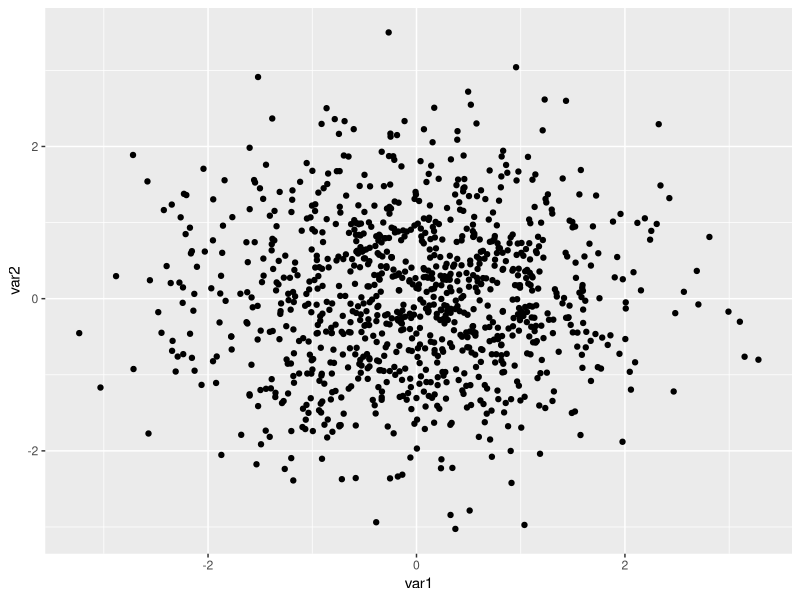
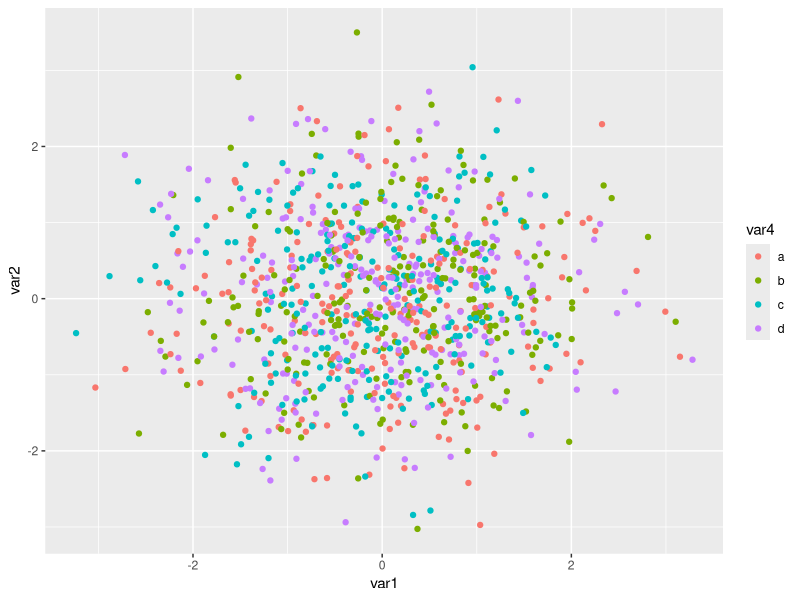
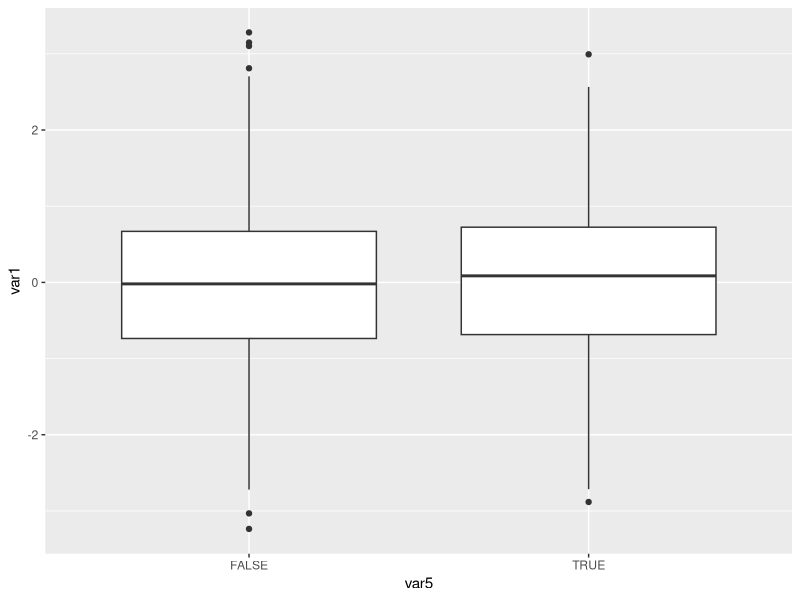
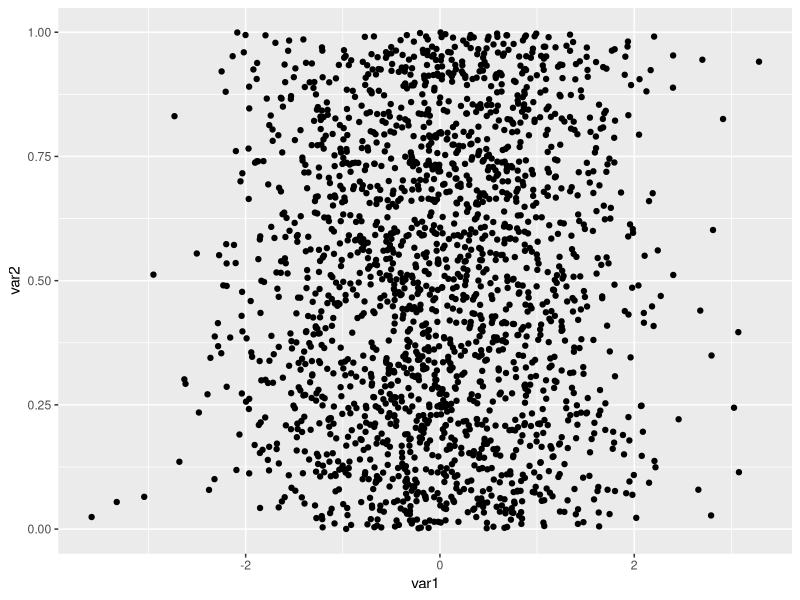
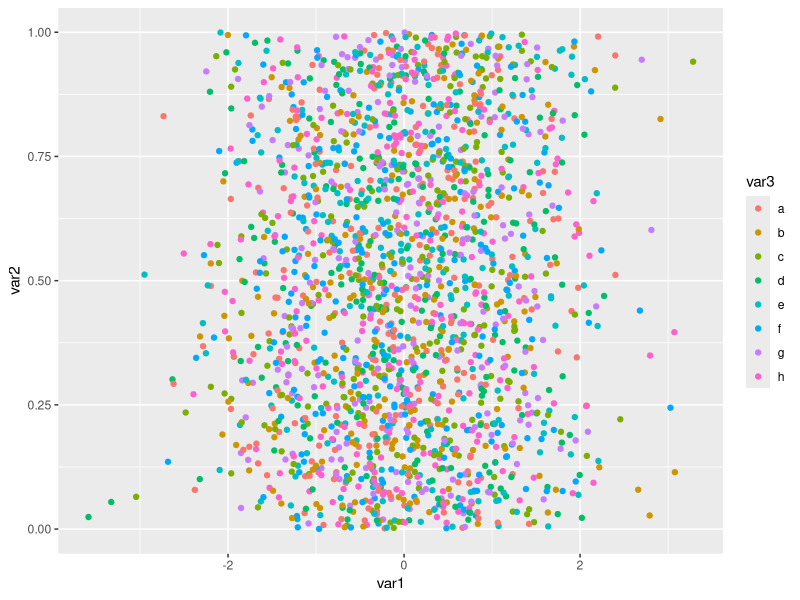
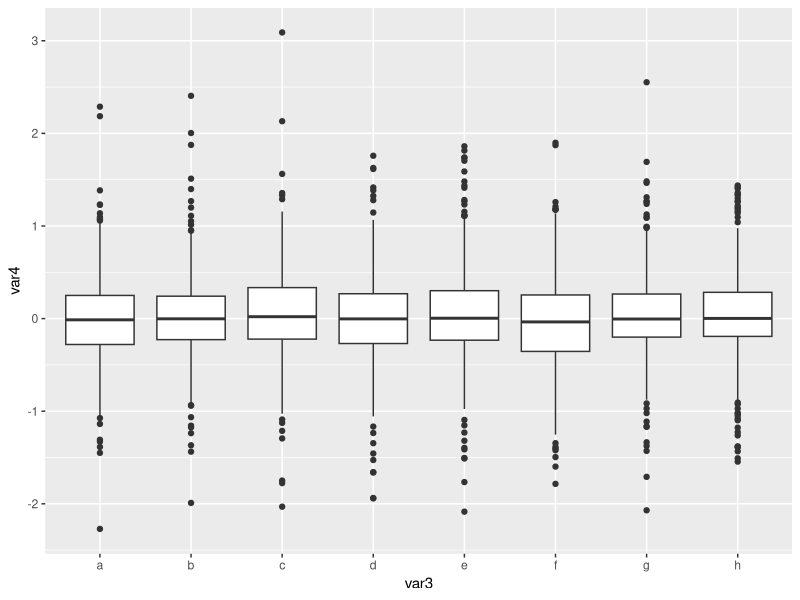
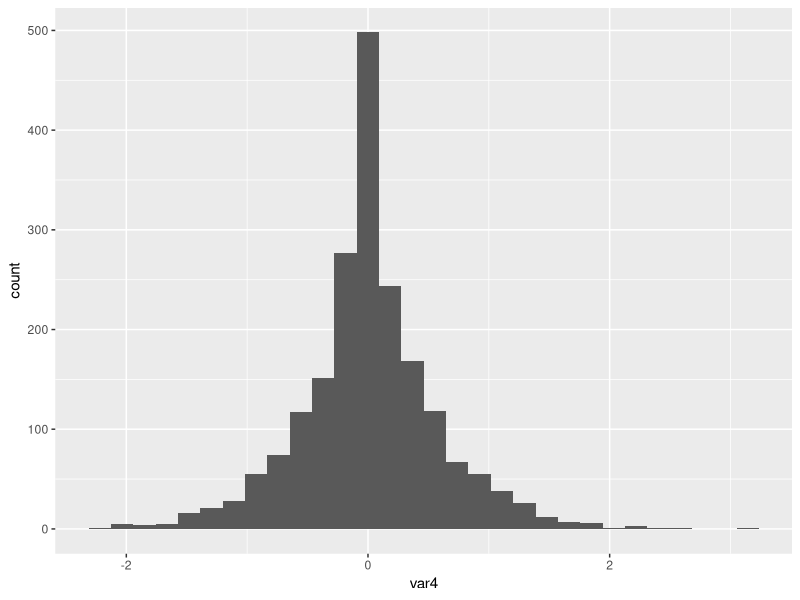

Recreate these plots in R, in order.
## ---- chunk 1
print("Hello World!")
## ---- chunk 2
library(tidyverse)
## ---- chunk 3
df <- data.frame(
    var1 = rnorm(1000),
    var2 = rnorm(1000),
    var3 = rnorm(1000),
    var4 = sample(letters[1:4], 1000, replace = TRUE),
    var5 = sample(c(TRUE, FALSE), 1000, replace = TRUE)
)
## ---- chunk 4
slice_head(df, n = 10)
slice_max(df, order_by = var1, n = 10)
slice_min(df, order_by = var1, n = 10)
slice_sample(df, n = 10)
slice_tail(df, n = 10)
## ---- chunk 5
summary(df)
## ---- chunk 6
df %>%
    ggplot() +
    geom_point(aes(x = var1, y = var2))
## ---- chunk 7
df %>%
    ggplot() +
    geom_point(aes(x = var1, y = var2, color = var4))
## ---- chunk 8
df %>%
    ggplot() +
    geom_boxplot(aes(x = var5, y = var1))
## ---- chunk 9
df %>%
    summarise(
        min = min(var1),
        q25 = quantile(var1, 0.25),
        mean = mean(var1),
        median = median(var1),
        q75 = quantile(var1, 0.75),
        max = max(var1),
        sd = sd(var1)
    )
## ---- chunk 10
df %>%
    summarise(
        min = min(var1),
        q25 = quantile(var1, 0.25),
        mean = mean(var1),
        median = median(var1),
        q75 = quantile(var1, 0.75),
        max = max(var1),
        sd = sd(var1),
        .by = var4
    )
## ---- chunk 11
cor(df$var1, df$var2)
## ---- chunk 12
df %>%
    select(where(is.numeric)) %>%
    cor()
## ---- chunk 13
df %>%
    count(var4)
## ---- chunk 14
df %>%
    count(var4, var5)
## ---- chunk 15
df2 <- df %>%
    mutate(var6 = var1 + var2) %>%
    mutate(var7 = var6^2 + var1)
## ---- chunk 16
df3 <- data.frame(
    var1 = rnorm(2000),
    var2 = runif(2000),
    var3 = sample(letters[1:8], 2000, replace = TRUE)
)
## ---- chunk 17
df3 <- df3 %>%
    mutate(var4 = var1 * var2)
## ---- chunk 18
summary(df3)
## ---- chunk 19
df3 %>%
    summarise(
        mean = mean(var4),
        sd = sd(var4)
    )
## ---- chunk 20
df3 %>%
    summarise(
        mean = mean(var4),
        sd = sd(var4),
        .by = var3
    )
## ---- chunk 21
df3 %>%
    ggplot() +
    geom_point(aes(x = var1, y = var2))
## ---- chunk 22
df3 %>%
    ggplot() +
    geom_point(aes(x = var1, y = var2, color = var3))
## ---- chunk 23
df3 %>%
    ggplot() +
    geom_boxplot(aes(x = var3, y = var4))
## ---- chunk 24
df3 %>%
    ggplot() +
    geom_histogram(aes(x = var4))
## ---- chunk 25
max(df3$var4)
df3 %>%
    summarise(max = max(var4))
## ---- chunk 26
min(df3$var1)
df3 %>%
    summarise(min = min(var1))
## ---- chunk 27
median(df3$var2)
df3 %>%
    summarise(median = median(var2))
## ---- chunk 28
cor(df3$var1, df3$var2)
df3 %>%
    select(var1, var2) %>%
    cor()
## ---- chunk 29
df3 %>%
    select(where(is.numeric)) %>%
    cor()
## ---- chunk 30
df3 %>%
    count(var3)
## ---- chunk 31
df3 %>%
    slice_head(n = 10)
## ---- chunk 32
df3 %>%
    slice_tail(n = 10)
## ---- chunk 33
df3 %>%
    slice_sample(n = 10)
## ---- chunk 34
df3 %>%
    slice_max(order_by = var1, n = 10)
## ---- chunk 35
df3 %>%
    slice_min(order_by = var4, n = 10)
